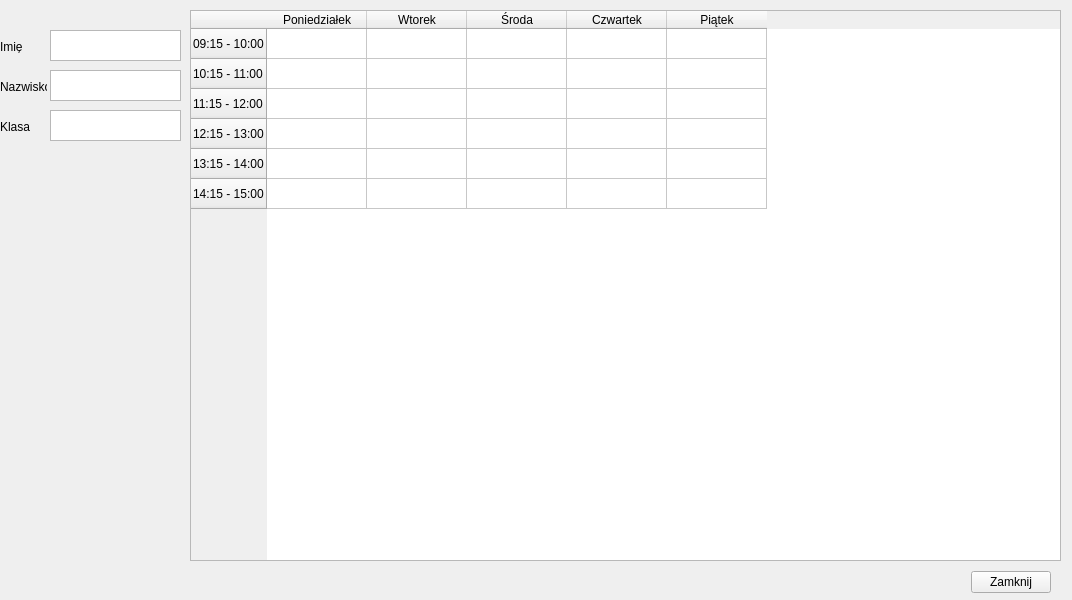
<?xml version="1.0" encoding="UTF-8"?>
<ui version="4.0">
 <class>dodaj_ucznia</class>
 <widget class="QWidget" name="dodaj_ucznia">
  <property name="geometry">
   <rect>
    <x>0</x>
    <y>0</y>
    <width>1072</width>
    <height>600</height>
   </rect>
  </property>
  <property name="windowTitle">
   <string>Dodawanie ucznia i planowanie</string>
  </property>
  <widget class="QWidget" name="layoutWidget">
   <property name="geometry">
    <rect>
     <x>0</x>
     <y>570</y>
     <width>1051</width>
     <height>25</height>
    </rect>
   </property>
   <layout class="QHBoxLayout" name="horizontalLayout">
    <item>
     <spacer name="horizontalSpacer">
      <property name="orientation">
       <enum>Qt::Horizontal</enum>
      </property>
      <property name="sizeHint" stdset="0">
       <size>
        <width>40</width>
        <height>20</height>
       </size>
      </property>
     </spacer>
    </item>
    <item>
     <widget class="QPushButton" name="pushButton_2">
      <property name="text">
       <string>Zamknij</string>
      </property>
     </widget>
    </item>
   </layout>
  </widget>
  <widget class="QTableWidget" name="tableWidget">
   <property name="geometry">
    <rect>
     <x>190</x>
     <y>10</y>
     <width>871</width>
     <height>551</height>
    </rect>
   </property>
   <row>
    <property name="text">
     <string>09:15 - 10:00</string>
    </property>
   </row>
   <row>
    <property name="text">
     <string>10:15 - 11:00</string>
    </property>
   </row>
   <row>
    <property name="text">
     <string>11:15 - 12:00</string>
    </property>
   </row>
   <row>
    <property name="text">
     <string>12:15 - 13:00</string>
    </property>
   </row>
   <row>
    <property name="text">
     <string>13:15 - 14:00</string>
    </property>
   </row>
   <row>
    <property name="text">
     <string>14:15 - 15:00</string>
    </property>
   </row>
   <column>
    <property name="text">
     <string>Poniedziałek</string>
    </property>
   </column>
   <column>
    <property name="text">
     <string>Wtorek</string>
    </property>
   </column>
   <column>
    <property name="text">
     <string>Środa</string>
    </property>
   </column>
   <column>
    <property name="text">
     <string>Czwartek</string>
    </property>
   </column>
   <column>
    <property name="text">
     <string>Piątek</string>
    </property>
   </column>
  </widget>
  <widget class="QTextEdit" name="textEdit">
   <property name="geometry">
    <rect>
     <x>50</x>
     <y>30</y>
     <width>131</width>
     <height>31</height>
    </rect>
   </property>
  </widget>
  <widget class="QLabel" name="label">
   <property name="geometry">
    <rect>
     <x>0</x>
     <y>40</y>
     <width>47</width>
     <height>13</height>
    </rect>
   </property>
   <property name="text">
    <string>Imię</string>
   </property>
  </widget>
  <widget class="QLabel" name="label_2">
   <property name="geometry">
    <rect>
     <x>0</x>
     <y>80</y>
     <width>47</width>
     <height>13</height>
    </rect>
   </property>
   <property name="text">
    <string>Nazwisko</string>
   </property>
  </widget>
  <widget class="QTextEdit" name="textEdit_2">
   <property name="geometry">
    <rect>
     <x>50</x>
     <y>70</y>
     <width>131</width>
     <height>31</height>
    </rect>
   </property>
  </widget>
  <widget class="QLabel" name="label_3">
   <property name="geometry">
    <rect>
     <x>0</x>
     <y>120</y>
     <width>47</width>
     <height>13</height>
    </rect>
   </property>
   <property name="text">
    <string>Klasa</string>
   </property>
  </widget>
  <widget class="QTextEdit" name="textEdit_3">
   <property name="geometry">
    <rect>
     <x>50</x>
     <y>110</y>
     <width>131</width>
     <height>31</height>
    </rect>
   </property>
  </widget>
 </widget>
 <resources/>
 <connections/>
</ui>
